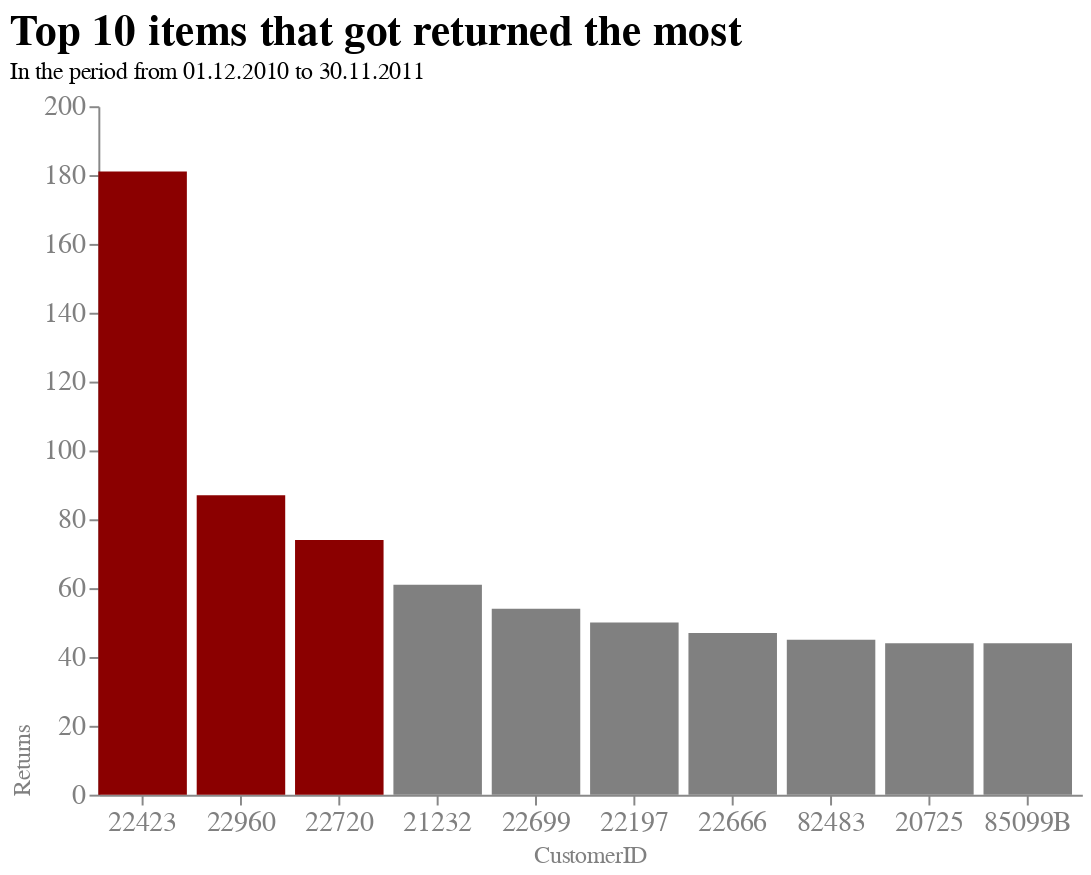

Notebook source saved alongside this figure:
### Code cell
chart3=alt.Chart(df_returned.sort_values('Returns', ascending=False).head(10)).mark_bar().encode(
    y= alt.Y('Returns',
               axis=alt.Axis(title="Returns", 
                          labelAngle=0,
                          titleAnchor="start",
                          grid=False,

                        )),
    x=alt.X('StockCode',sort= '-y',
            scale=alt.Scale(0,200),
            axis=alt.Axis(title="CustomerID", 
                          labelAngle=0,
                          titleAnchor="middle",
                          grid=False,
                        )),
    color=alt.condition(
        alt.FieldOneOfPredicate("StockCode", ["22423","22960","22720"]),
        alt.value("darkred"),
        alt.value("grey")
    )
    
).properties(
    title={"text":["Top 10 items that got returned the most"], "subtitle":["In the period from 01.12.2010 to 30.11.2011"] },
    width=500,
    height=350
)
alt.layer(chart3).configure_view(
    strokeWidth=0
).configure_title(
    fontSize=22,
    font="Arial",
    color="black",
    anchor="start"
).configure_axis(
    labelFont="Arial",
    titleFont="Arial",
    labelFontSize=14,
    titleFontSize=12,
    titleFontWeight="normal",
    labelColor="grey",
    titleColor="grey"
)

### Figure 1 — Vega-Lite specification as saved in the notebook (floating-point values rounded to 4 significant figures)
{"config": {"view": {"continuousWidth": 400, "continuousHeight": 300, "strokeWidth": 0}, "axis": {"labelColor": "grey", "labelFont": "Arial", "labelFontSize": 14, "titleColor": "grey", "titleFont": "Arial", "titleFontSize": 12, "titleFontWeight": "normal"}, "title": {"anchor": "start", "color": "black", "font": "Arial", "fontSize": 22}}, "layer": [{"mark": "bar", "encoding": {"color": {"condition": {"value": "darkred", "test": {"field": "StockCode", "oneOf": ["22423", "22960", "22720"]}}, "value": "grey"}, "x": {"axis": {"grid": false, "labelAngle": 0, "title": "CustomerID", "titleAnchor": "middle"}, "field": "StockCode", "scale": {"align": 0, "base": 200}, "sort": "-y", "type": "nominal"}, "y": {"axis": {"grid": false, "labelAngle": 0, "title": "Returns", "titleAnchor": "start"}, "field": "Returns", "type": "quantitative"}}, "height": 350, "title": {"text": ["Top 10 items that got returned the most"], "subtitle": ["In the period from 01.12.2010 to 30.11.2011"]}, "width": 500}], "data": {"name": "data-7ac5b4e86d7c0832a81216b9d5e87dd0"}, "$schema": "https://vega.github.io/schema/vega-lite/v4.17.0.json", "datasets": {"data-7ac5b4e86d7c0832a81216b9d5e87dd0": [{"StockCode": "22423", "Returns": 181}, {"StockCode": "22960", "Returns": 87}, {"StockCode": "22720", "Returns": 74}, {"StockCode": "21232", "Returns": 61}, {"StockCode": "22699", "Returns": 54}, {"StockCode": "22197", "Returns": 50}, {"StockCode": "22666", "Returns": 47}, {"StockCode": "82483", "Returns": 45}, {"StockCode": "20725", "Returns": 44}, {"StockCode": "85099B", "Returns": 44}]}}
